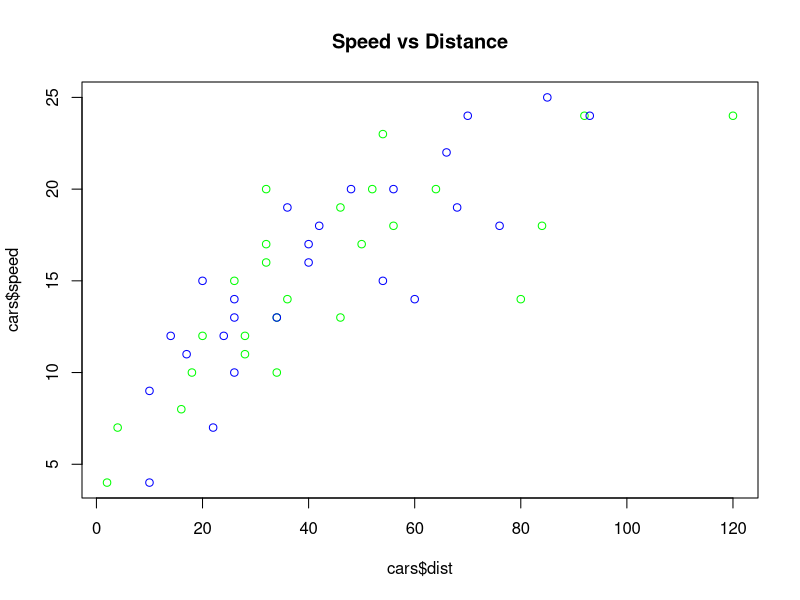
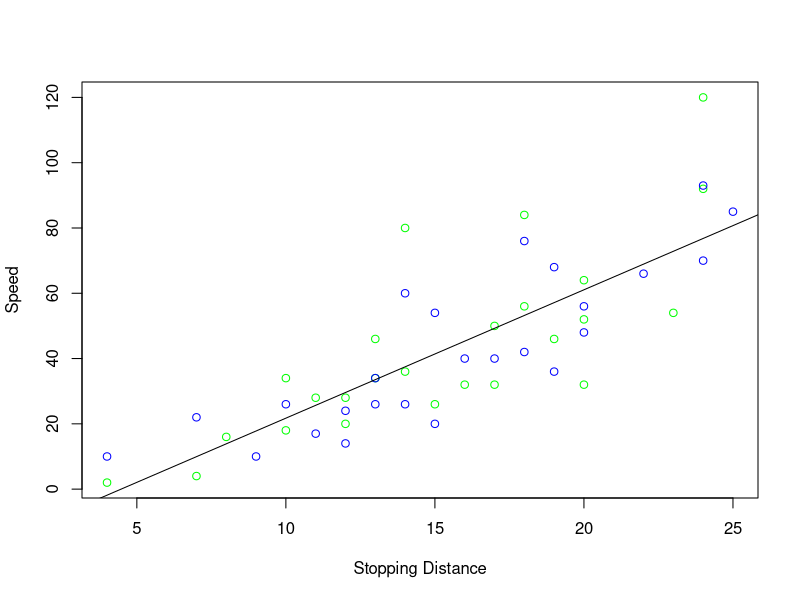
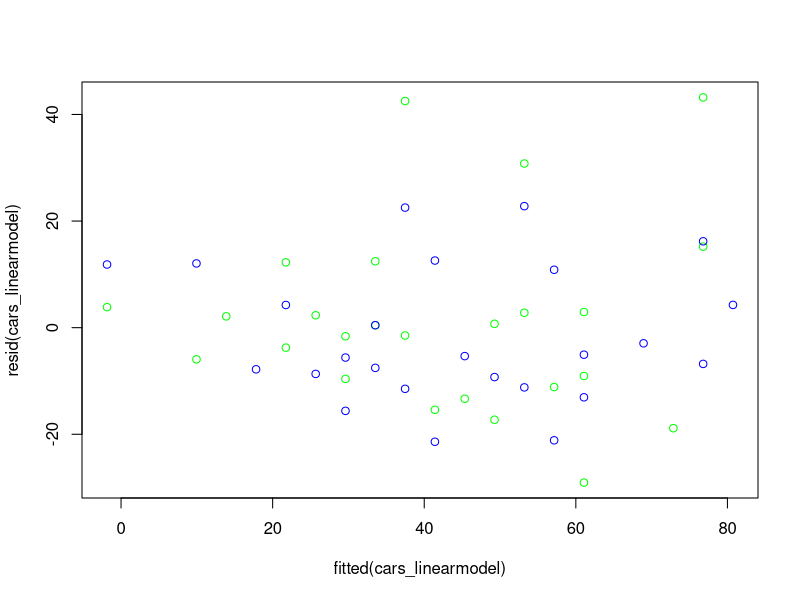
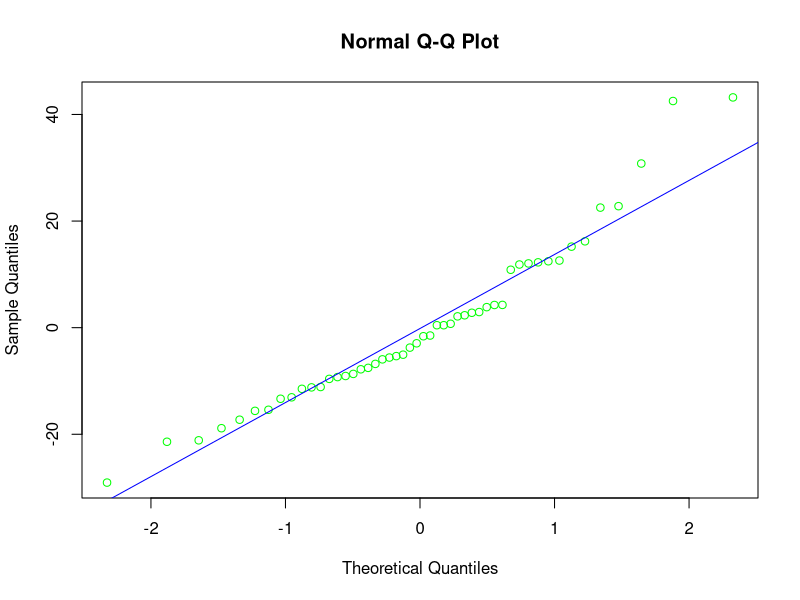

Source code (R) for these figures, in order:
## ---- chunk 1
head(cars, 10)
## ---- chunk 2
summary(cars)
## ---- chunk 3
plot(cars$dist, cars$speed, main = "Speed vs Distance", col = c("green", "blue"))
## ---- chunk 4
cars_linearmodel <- lm(dist ~ speed, data = cars)
summary(cars_linearmodel)
## ---- chunk 5
plot(cars, xlab = "Stopping Distance", ylab = "Speed", col = c("green", "blue"))
abline(cars_linearmodel)
## ---- chunk 6
plot(fitted(cars_linearmodel), resid(cars_linearmodel), col = c("green", "blue"))
## ---- chunk 7
qqnorm(cars_linearmodel$residuals, col = "green")
qqline(cars_linearmodel$residuals, col = "blue")
